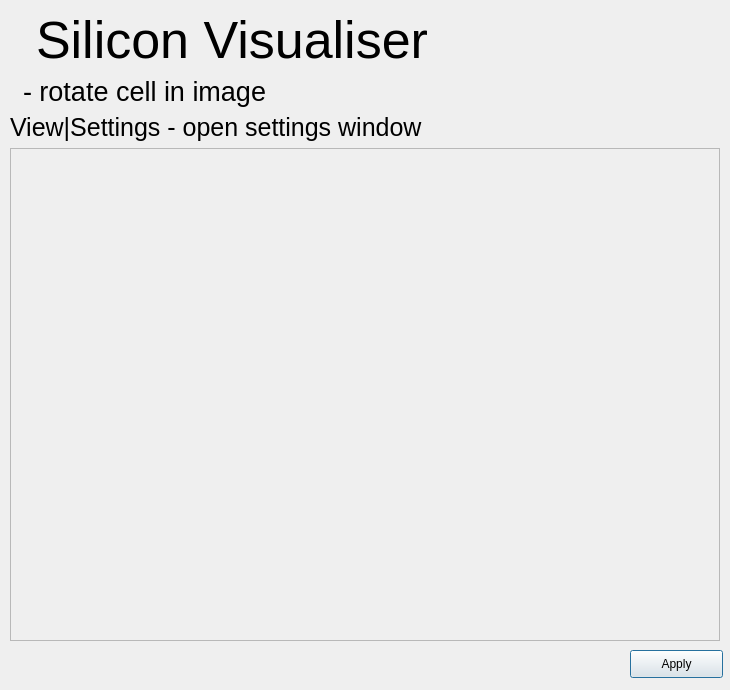
<?xml version="1.0" encoding="UTF-8"?>
<ui version="4.0">
 <class>WelcomeDialog</class>
 <widget class="QDialog" name="WelcomeDialog">
  <property name="geometry">
   <rect>
    <x>0</x>
    <y>0</y>
    <width>730</width>
    <height>690</height>
   </rect>
  </property>
  <property name="minimumSize">
   <size>
    <width>730</width>
    <height>690</height>
   </size>
  </property>
  <property name="maximumSize">
   <size>
    <width>730</width>
    <height>690</height>
   </size>
  </property>
  <property name="windowTitle">
   <string>Welcome</string>
  </property>
  <property name="windowIcon">
   <iconset resource="SiliconVisualiser.qrc">
    <normaloff>:/SiliconVisualiser/Resources/silicon-cell.png</normaloff>:/SiliconVisualiser/Resources/silicon-cell.png</iconset>
  </property>
  <widget class="QPushButton" name="pushButton">
   <property name="geometry">
    <rect>
     <x>630</x>
     <y>650</y>
     <width>93</width>
     <height>28</height>
    </rect>
   </property>
   <property name="text">
    <string>Apply</string>
   </property>
  </widget>
  <widget class="QWidget" name="verticalLayoutWidget">
   <property name="geometry">
    <rect>
     <x>10</x>
     <y>10</y>
     <width>710</width>
     <height>631</height>
    </rect>
   </property>
   <layout class="QGridLayout" name="mainLayout">
    <item row="0" column="0">
     <layout class="QGridLayout" name="gridLayout_2">
      <item row="1" column="0">
       <widget class="QLabel" name="label_2">
        <property name="font">
         <font>
          <pointsize>19</pointsize>
         </font>
        </property>
        <property name="text">
         <string>View|Settings - open settings window</string>
        </property>
       </widget>
      </item>
      <item row="0" column="0">
       <layout class="QGridLayout" name="gridLayout">
        <item row="1" column="1">
         <widget class="QLabel" name="label">
          <property name="font">
           <font>
            <pointsize>20</pointsize>
           </font>
          </property>
          <property name="text">
           <string>- rotate cell in image</string>
          </property>
         </widget>
        </item>
        <item row="1" column="0">
         <widget class="QLabel" name="image">
          <property name="text">
           <string/>
          </property>
          <property name="pixmap">
           <pixmap resource="SiliconVisualiser.qrc">:/SiliconVisualiser/Resources/mouse-right-button.png</pixmap>
          </property>
         </widget>
        </item>
        <item row="1" column="2">
         <spacer name="horizontalSpacer">
          <property name="orientation">
           <enum>Qt::Horizontal</enum>
          </property>
          <property name="sizeHint" stdset="0">
           <size>
            <width>40</width>
            <height>20</height>
           </size>
          </property>
         </spacer>
        </item>
        <item row="0" column="1">
         <layout class="QHBoxLayout" name="horizontalLayout">
          <item>
           <widget class="QLabel" name="image2">
            <property name="text">
             <string/>
            </property>
            <property name="pixmap">
             <pixmap resource="SiliconVisualiser.qrc">:/SiliconVisualiser/Resources/silicon-cell0.png</pixmap>
            </property>
           </widget>
          </item>
          <item>
           <widget class="QLabel" name="labelName">
            <property name="font">
             <font>
              <pointsize>39</pointsize>
             </font>
            </property>
            <property name="text">
             <string>Silicon Visualiser</string>
            </property>
            <property name="alignment">
             <set>Qt::AlignCenter</set>
            </property>
           </widget>
          </item>
         </layout>
        </item>
       </layout>
      </item>
     </layout>
    </item>
    <item row="1" column="0">
     <widget class="QScrollArea" name="scrollArea">
      <property name="widgetResizable">
       <bool>true</bool>
      </property>
      <widget class="QWidget" name="scrollAreaWidgetContents_2">
       <property name="geometry">
        <rect>
         <x>0</x>
         <y>0</y>
         <width>702</width>
         <height>669</height>
        </rect>
       </property>
       <layout class="QGridLayout" name="gridLayout_6">
        <property name="leftMargin">
         <number>0</number>
        </property>
        <property name="topMargin">
         <number>0</number>
        </property>
        <item row="0" column="0">
         <widget class="QLabel" name="label_3">
          <property name="text">
           <string/>
          </property>
          <property name="pixmap">
           <pixmap resource="SiliconVisualiser.qrc">:/SiliconVisualiser/Resources/theory.jpg</pixmap>
          </property>
         </widget>
        </item>
       </layout>
      </widget>
     </widget>
    </item>
   </layout>
  </widget>
 </widget>
 <resources>
  <include location="SiliconVisualiser.qrc"/>
 </resources>
 <connections>
  <connection>
   <sender>pushButton</sender>
   <signal>released()</signal>
   <receiver>WelcomeDialog</receiver>
   <slot>close()</slot>
   <hints>
    <hint type="sourcelabel">
     <x>586</x>
     <y>323</y>
    </hint>
    <hint type="destinationlabel">
     <x>319</x>
     <y>174</y>
    </hint>
   </hints>
  </connection>
 </connections>
</ui>
